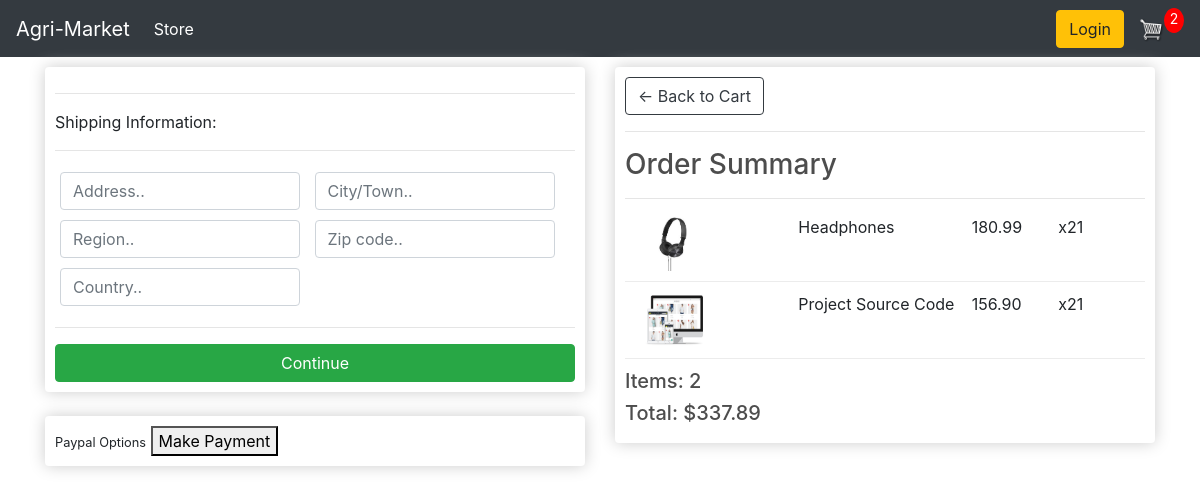
The page /checkout/ (signed in) on the database as committed earlier.
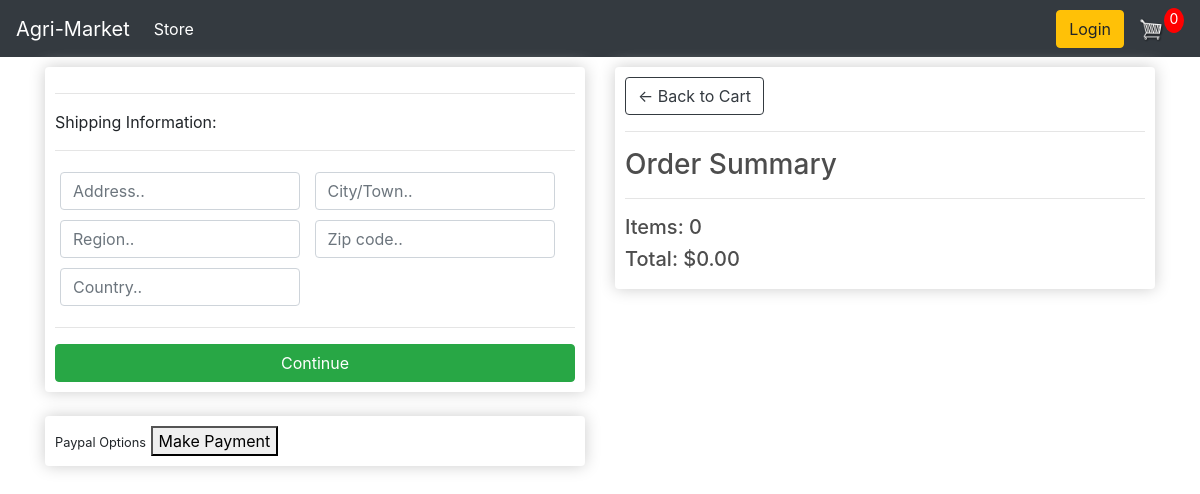
The same page on the database as committed later.
### store/models.py (models this page shows, shortened)
class OrderItem(models.Model):
    product = models.ForeignKey(Product, on_delete=models.SET_NULL, blank=True, null=True)
    order = models.ForeignKey(Order, on_delete=models.SET_NULL, blank=True, null=True)
    quantity = models.IntegerField(default=0, null=True, blank=True)
    date_added = models.DateTimeField(auto_now_add=True)
    @property
    def get_total(self):
        total = self.product.price * self.quantity
        return total

class Product(models.Model):
    name = models.CharField(max_length=200, null=True)
    price = models.DecimalField(max_digits=9, decimal_places=2)
    digital = models.BooleanField(default=False, null=True, blank=False)
    image = models.ImageField(null=True, blank=True)
    @property
    def imageURL(self):
        try:
            url = self.image.url
        except:
            url = ''
        return url

class Order(models.Model):
    customer = models.ForeignKey(Customer, on_delete=models.SET_NULL, blank=True, null=True)
    date_ordered = models.DateTimeField(auto_now_add=True)
    complete = models.BooleanField(default=False, null=True, blank=False)
    transaction_id = models.CharField(max_length=200, null=True)
    shipping = models.CharField(max_length=200, null=True)
    @property
    def shipping(self):
        shipping = False
        orderitems = self.orderitem_set.all()
        for i in orderitems:
            if i.product.digital == False:
                shipping = True
        return shipping
    @property
    def get_cart_total(self):
        orderitems = self.orderitem_set.all()
        total = sum([item.get_total for item in orderitems])
        return total
    @property
    def get_cart_items(self):
        orderitems = self.orderitem_set.all()
        total = sum([item.quantity for item in orderitems])
        return total

### store/views.py (the view)
# urls.py: path('checkout/', views.checkout, name="checkout"),
@csrf_exempt
def checkout(request):
    data = cartData(request)
    cartItems = data['cartItems']
    order = data['order']
    items = data['items']
    context = {'items': items, 'order': order, 'cartItems': cartItems}
    return render(request, 'store/checkout.html', context)

### store/utils.py (called while the page is built)
def cartData(request):
    if request.user.is_authenticated:
        customer = request.user.customer
        order, created = Order.objects.get_or_create(customer=customer, complete=False)
        items = order.orderitem_set.all()
        cartItems = order.get_cart_items
    else:
        cookieData = cookieCart(request)
        cartItems = cookieData['cartItems']
        order = cookieData['order']
        items = cookieData['items']
    return {'cartItems':cartItems, 'order':order, 'items':items}

### store/templates/store/checkout.html (shortened to what this page needs)
{% extends 'store/main.html' %}
{% load static %}
{% block content %}
     <div class="row">
		<div class="col-lg-6">
			<div class="box-element" id="form-wrapper">
				<form id="form">
					<div id="shipping-info">
						<hr>
						<p>Shipping Information:</p>
						<hr>
						<div class="form-field">
							<input class="form-control" type="text" name="address" placeholder="Address..">
						</div>
						<div class="form-field">
							<input class="form-control" type="text" name="city" placeholder="City/Town..">
						</div>
						<div class="form-field">
							<input class="form-control" type="text" name="region" placeholder="Region..">
						</div>
						<div class="form-field">
							<input class="form-control" type="text" name="zipcode" placeholder="Zip code..">
						</div>
						<div class="form-field">
							<input class="form-control" type="text" name="country" placeholder="Country..">
						</div>
					</div>
					<hr>
					<input id="form-button" class="btn btn-success btn-block" type="submit" value="Continue">
				</form>
			</div>
			<br>
			<div class="box-element hidden" id="payment-info">
				<small>Paypal Options</small>
				<button id="make-payment">Make Payment</button>
			</div>
		</div>
		<div class="col-lg-6">
			<div class="box-element">
				<a  class="btn btn-outline-dark" href="{% url 'cart' %}">&#x2190; Back to Cart</a>
				<hr>
				<h3>Order Summary</h3>
				<hr>
				{% for item in items %}
				<div class="cart-row">
					<div style="flex:2"><img class="row-image" src="{{item.product.imageURL}}"></div>
					<div style="flex:2"><p>{{item.product.name}}</p></div>
					<div style="flex:1"><p>{{item.product.price}}</p></div>
					<div style="flex:1"><p>x2{{item.quantity}}</p></div>
				</div>
				{% endfor %}
				<h5>Items: {{order.get_cart_items}}</h5>
				<h5>Total: ${{order.get_cart_total|floatformat:2}}</h5>
			</div>
		</div>
	</div>
{% endblock content %}

Rows that differ between the two databases and show on the page:
removed OrderItem: product.imageURL (picture), product.name "Headphones", product.price "180.99", quantity "1"
removed OrderItem: product.imageURL (picture), product.name "Project Source Code", product.price "156.90", quantity "1"
no longer on this page (row edited): Order: get_cart_items "2", get_cart_total "337.89"
added Order: get_cart_items "0", get_cart_total "0.00"
Other text that changed with them:
{{ cartItems }}: "2" → "0"
